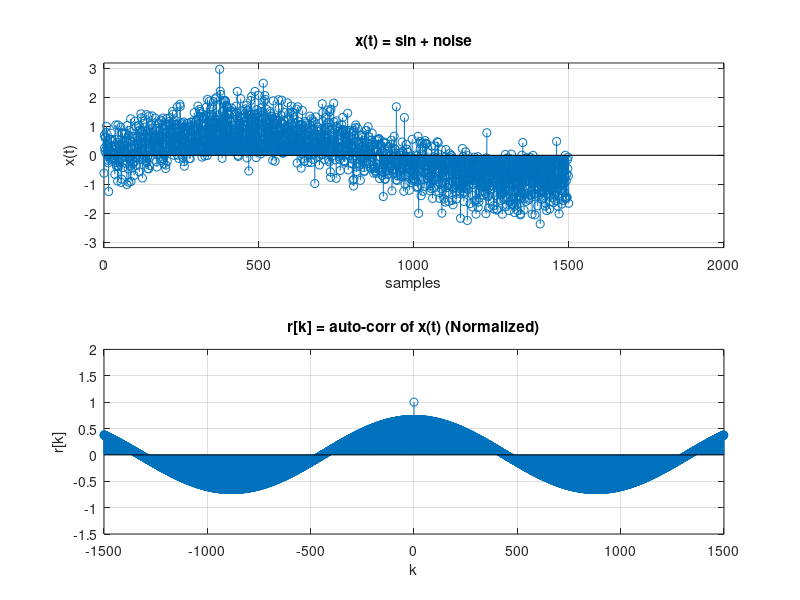
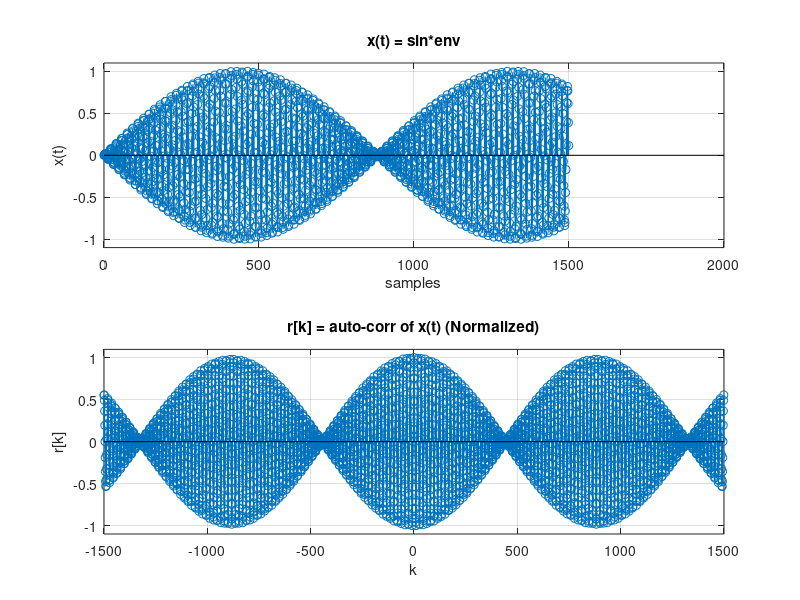
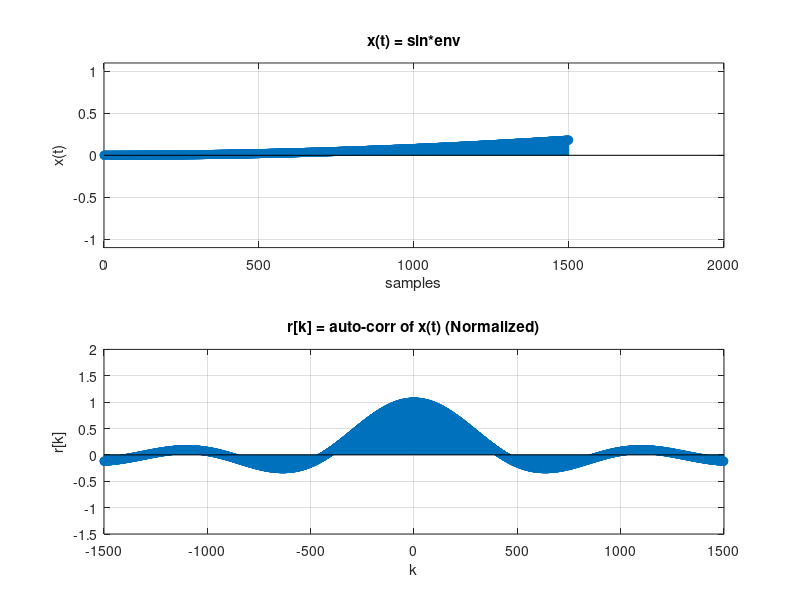

MATLAB code to generate these figures, in order:
% signal is eval'd at fs*duration = 44.1k points, plotting length
% is controlled with parameter 'portion'

clc; clear;
fs = 44100; f0 = 25; portion = 1500; duration = 1; Ts = 1/fs;
N = fs*duration;
t = (0:N-1)*Ts;

xt = sin(2*pi*f0.*t); %sig
xt_noise = xt + 0.5*randn([1, length(xt)]); %sig with added noise
at = sin(2*pi*2500.*t); %env for sig
xt_env = at.*xt; % sig multiplied by env
xt_chirp = sin(2*pi*f0.*(t.^2));
r_xt_noise = xcorr(xt_noise,xt_noise,"normalized"); % auto-corr of sig with added noise
r_xt_env = xcorr(xt_env,xt_env,"normalized");
r_xt_chirp = xcorr(xt_chirp,xt_chirp,"normalized");

%addative noise: 
ylimits = max(abs(xt_noise)) + 0.1;
figure(1); subplot(211); stem([0:portion-1],xt_noise(1:portion)); grid on; ylim([-ylimits ,ylimits]);
title("x(t) = sin + noise"); xlabel("samples"); ylabel("x(t)");
subplot(212); stem([-portion:portion-1], r_xt_noise(length(xt) - portion:length(xt) + portion - 1)); grid on; ylim([-1.5,2]);
title("r[k] = auto-corr of x(t) (Normalized)"); xlabel("k"); ylabel("r[k]");

figure(2);
ylimits = max(abs(xt_env)) + 0.1;
subplot(211); stem([0:portion-1],xt_env(1:portion)); grid on; ylim([-ylimits ,ylimits]);
title("x(t) = sin*env"); xlabel("samples"); ylabel("x(t)");
subplot(212); stem([-portion:portion-1], r_xt_env(length(xt) - portion:length(xt) + portion - 1)); grid on; ylim([-ylimits,ylimits]);
title("r[k] = auto-corr of x(t) (Normalized)"); xlabel("k"); ylabel("r[k]");

figure(3);
subplot(211); stem([0:portion-1],xt_chirp(1:portion)); grid on; ylim([-ylimits ,ylimits]);
title("x(t) = sin*env"); xlabel("samples"); ylabel("x(t)");
subplot(212); stem([-portion:portion-1], r_xt_chirp(length(xt) - portion:length(xt) + portion - 1)); grid on; ylim([-1.5,2]);
title("r[k] = auto-corr of x(t) (Normalized)"); xlabel("k"); ylabel("r[k]");